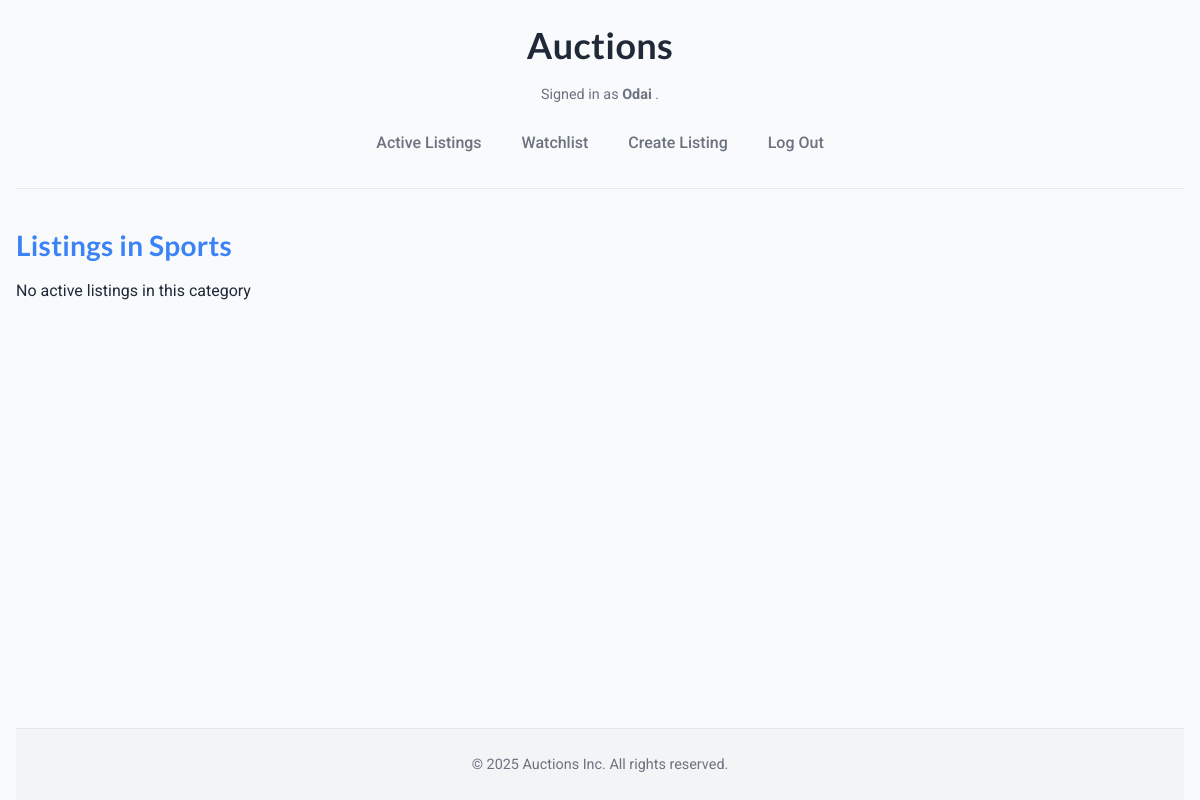
Page /categories/sports/ (signed in) on the earlier database version.
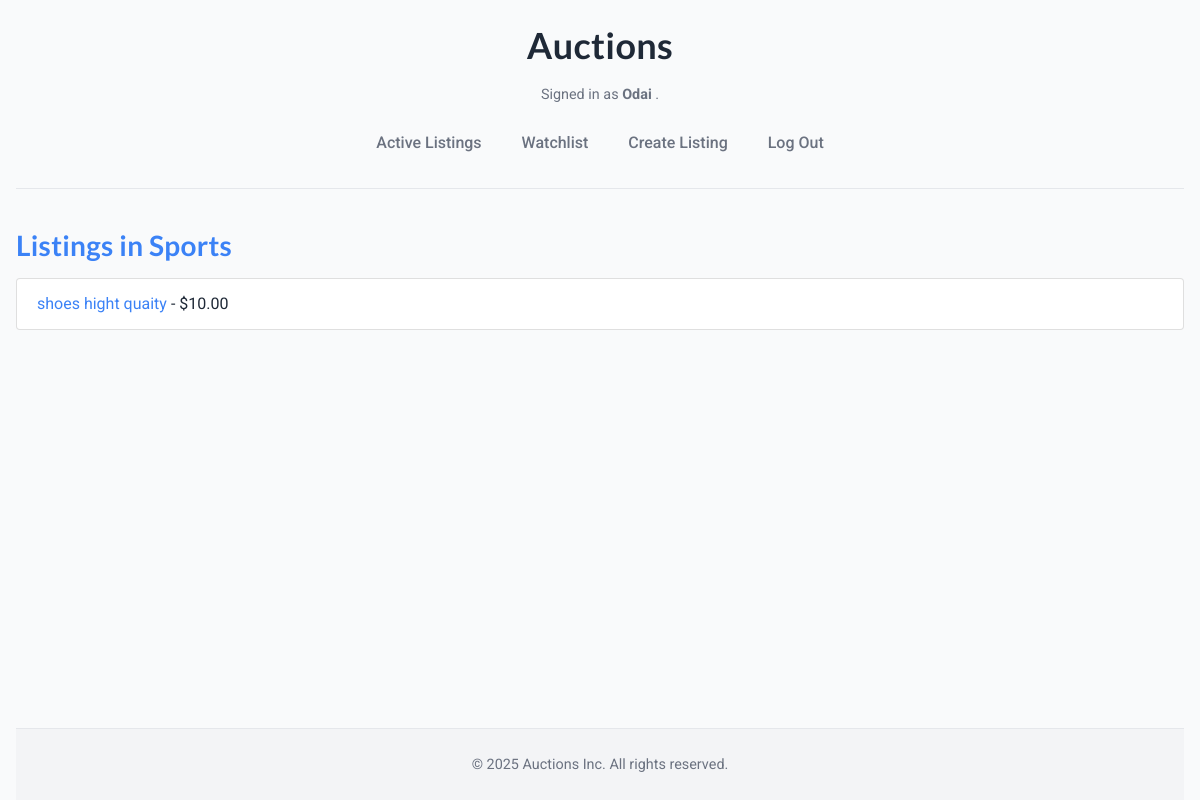
Same page on the later database version.
### auctions/models.py (models this page shows, shortened)
class Listing(models.Model):
    CATEGORY_CHOICES = [
        ("electronics", "Electronics"),
        ("fashion", "Fashion & Accessories"),
        ("home", "Home & Kitchen"),
        ("sports", "Sports & Outdoors"),
        ("beauty", "Beauty & Personal Care"),
        ("books", "Books & Magazines"),
        ("toys", "Toys & Games"),
        ("phones", "Smartphones"),
        ("computers", "Computers & Laptops"),
        ("gaming", "Gaming & Consoles"),
        ("cars", "Cars"),
        ("rent", "Apartments for Rent"),
        ("freelance", "Freelancing Services"),
        ("collectibles", "Collectibles"),
        ("misc", "Miscellaneous"),
    ]
    title = models.CharField(max_length=64)
    description = models.TextField(blank=True)
    starting_price = models.DecimalField(max_digits=10, decimal_places=2)
    current_highest_bid = models.DecimalField(max_digits=10, decimal_places=2, blank=True, null=True)
    owner = models.ForeignKey(User, on_delete=models.CASCADE, related_name="listings")
    category = models.CharField(max_length=64, choices=CATEGORY_CHOICES, blank=True)
    image_url = models.URLField(blank=True)
    is_active = models.BooleanField(default=True)
    time_posted = models.DateTimeField(auto_now_add=True)

### auctions/views.py (the view)
# urls.py: path("categories/<str:category>/", views.category_listings, name="category_listings")
@login_required
def category_listings(request, category):
    listings = Listing.objects.filter(category=category, is_active=True)
    return render(request, "auctions/category_listings.html", {
        "category": category,
        "listings": listings
    })

### auctions/templates/auctions/category_listings.html
{% extends "auctions/layout.html" %}
{% block body %}
    <h2>Listings in {{ category|title }}</h2>
    {% if listings %}
        <ul class="list-group">
            {% for listing in listings %}
                <li class="list-group-item">
                    <a href="{% url 'listing_detail' listing.id %}">
                    {{listing.title}}
                    </a>
                    - ${{ listing.current_highest_bid|default:listing.starting_price }}
                </li>
            {% endfor %}
        </ul>
    {% else %}
        <p>No active listings in this category</p>
    {% endif %}
{% endblock %}

Differences in the rows shown:
added Listing: category "Sports", title "shoes hight quaity", current_highest_bid "10.00"
Other differences:
{{ category|title }}: "Sports" → (not shown)
text no longer shown: "No active listings in this category"
